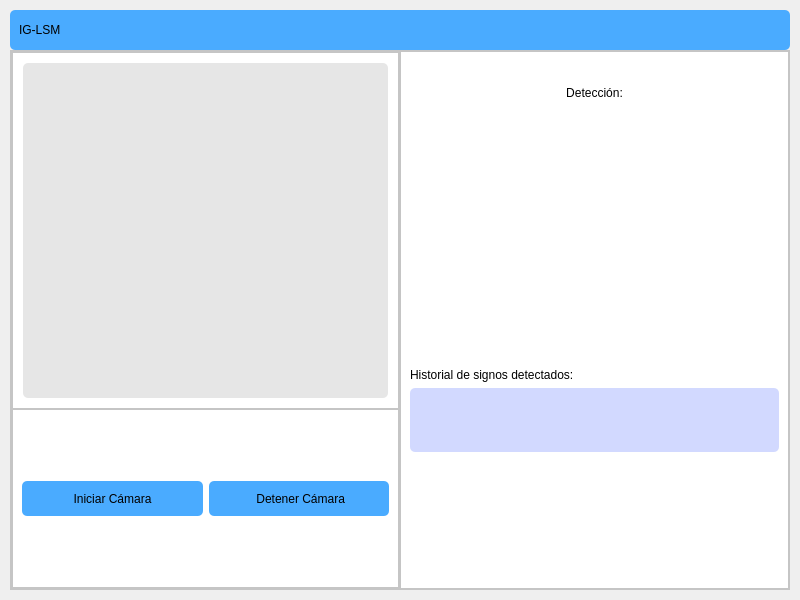
<?xml version="1.0" encoding="UTF-8"?>
<ui version="4.0">
 <class>MainWindow</class>
 <widget class="QMainWindow" name="MainWindow">
  <property name="geometry">
   <rect>
    <x>0</x>
    <y>0</y>
    <width>800</width>
    <height>600</height>
   </rect>
  </property>
  <property name="windowTitle">
   <string>MainWindow</string>
  </property>
  <widget class="QWidget" name="centralwidget">
   <property name="styleSheet">
    <string notr="true">background-color: #000000ff;</string>
   </property>
   <layout class="QVBoxLayout" name="verticalLayout">
    <item>
     <widget class="QFrame" name="frame">
      <property name="frameShape">
       <enum>QFrame::StyledPanel</enum>
      </property>
      <property name="frameShadow">
       <enum>QFrame::Raised</enum>
      </property>
      <layout class="QVBoxLayout" name="verticalLayout_2" stretch="1,8">
       <property name="spacing">
        <number>0</number>
       </property>
       <property name="leftMargin">
        <number>0</number>
       </property>
       <property name="topMargin">
        <number>0</number>
       </property>
       <property name="rightMargin">
        <number>0</number>
       </property>
       <property name="bottomMargin">
        <number>0</number>
       </property>
       <item>
        <widget class="QFrame" name="frameS">
         <property name="minimumSize">
          <size>
           <width>0</width>
           <height>40</height>
          </size>
         </property>
         <property name="maximumSize">
          <size>
           <width>16777215</width>
           <height>40</height>
          </size>
         </property>
         <property name="styleSheet">
          <string notr="true">QFrame{

	
	background-color: rgb(74, 171, 255);
	border-radius: 5px;

}
QPushButton{

	background-color:#000000ff;
	border-radius:20px;
}
QPushButton:hover{
	
	background-color: rgb(199, 236, 255);
	border-radius:20px;
}</string>
         </property>
         <property name="frameShape">
          <enum>QFrame::StyledPanel</enum>
         </property>
         <property name="frameShadow">
          <enum>QFrame::Raised</enum>
         </property>
         <layout class="QHBoxLayout" name="horizontalLayout">
          <item>
           <widget class="QLabel" name="label">
            <property name="styleSheet">
             <string notr="true">font: 16pt &quot;Century Gothic&quot;;
color: rgb(0, 0, 0);</string>
            </property>
            <property name="text">
             <string>IG-LSM</string>
            </property>
           </widget>
          </item>
          <item>
           <spacer name="horizontalSpacer">
            <property name="orientation">
             <enum>Qt::Horizontal</enum>
            </property>
            <property name="sizeHint" stdset="0">
             <size>
              <width>576</width>
              <height>17</height>
             </size>
            </property>
           </spacer>
          </item>
          <item>
           <widget class="QPushButton" name="pushButton">
            <property name="minimumSize">
             <size>
              <width>0</width>
              <height>30</height>
             </size>
            </property>
            <property name="styleSheet">
             <string notr="true"/>
            </property>
            <property name="text">
             <string/>
            </property>
            <property name="icon">
             <iconset>
              <normaloff>mini.png</normaloff>mini.png</iconset>
            </property>
            <property name="iconSize">
             <size>
              <width>20</width>
              <height>20</height>
             </size>
            </property>
           </widget>
          </item>
          <item>
           <widget class="QPushButton" name="pushButton_4">
            <property name="minimumSize">
             <size>
              <width>30</width>
              <height>30</height>
             </size>
            </property>
            <property name="text">
             <string/>
            </property>
            <property name="icon">
             <iconset>
              <normaloff>restore-window.png</normaloff>restore-window.png</iconset>
            </property>
            <property name="iconSize">
             <size>
              <width>20</width>
              <height>20</height>
             </size>
            </property>
           </widget>
          </item>
          <item>
           <widget class="QPushButton" name="pushButton_2">
            <property name="minimumSize">
             <size>
              <width>30</width>
              <height>30</height>
             </size>
            </property>
            <property name="text">
             <string/>
            </property>
            <property name="icon">
             <iconset>
              <normaloff>close-window.png</normaloff>close-window.png</iconset>
            </property>
            <property name="iconSize">
             <size>
              <width>20</width>
              <height>20</height>
             </size>
            </property>
           </widget>
          </item>
         </layout>
         <zorder>pushButton_2</zorder>
         <zorder>horizontalSpacer</zorder>
         <zorder>label</zorder>
         <zorder>pushButton</zorder>
         <zorder>pushButton_4</zorder>
        </widget>
       </item>
       <item>
        <widget class="QFrame" name="frameI">
         <property name="styleSheet">
          <string notr="true">background-color: rgb(255, 255, 255);</string>
         </property>
         <property name="frameShape">
          <enum>QFrame::StyledPanel</enum>
         </property>
         <property name="frameShadow">
          <enum>QFrame::Raised</enum>
         </property>
         <layout class="QHBoxLayout" name="horizontalLayout_2">
          <property name="spacing">
           <number>0</number>
          </property>
          <property name="leftMargin">
           <number>0</number>
          </property>
          <property name="topMargin">
           <number>0</number>
          </property>
          <property name="rightMargin">
           <number>0</number>
          </property>
          <property name="bottomMargin">
           <number>0</number>
          </property>
          <item>
           <widget class="QFrame" name="VisualizarLSM">
            <property name="styleSheet">
             <string notr="true">QPushButton{
	background-color: rgb(74, 171, 255);
	font: 11pt &quot;Century Gothic&quot;;
	border-radius: 5px;
}
QLabel{
	background-color: rgb(230, 230, 230);
	border-radius: 5px;

}

QPushButton:hover{
	
	background-color: rgb(199, 236, 255);
	border-radius:20px;
}</string>
            </property>
            <property name="frameShape">
             <enum>QFrame::StyledPanel</enum>
            </property>
            <property name="frameShadow">
             <enum>QFrame::Raised</enum>
            </property>
            <layout class="QVBoxLayout" name="verticalLayout_3" stretch="2,1">
             <property name="spacing">
              <number>0</number>
             </property>
             <property name="leftMargin">
              <number>0</number>
             </property>
             <property name="topMargin">
              <number>0</number>
             </property>
             <property name="rightMargin">
              <number>0</number>
             </property>
             <property name="bottomMargin">
              <number>0</number>
             </property>
             <item>
              <widget class="QFrame" name="VLSM">
               <property name="styleSheet">
                <string notr="true"/>
               </property>
               <property name="frameShape">
                <enum>QFrame::StyledPanel</enum>
               </property>
               <property name="frameShadow">
                <enum>QFrame::Raised</enum>
               </property>
               <layout class="QHBoxLayout" name="horizontalLayout_4">
                <property name="leftMargin">
                 <number>10</number>
                </property>
                <property name="topMargin">
                 <number>10</number>
                </property>
                <property name="rightMargin">
                 <number>10</number>
                </property>
                <property name="bottomMargin">
                 <number>10</number>
                </property>
                <item>
                 <widget class="QLabel" name="ImagenEntrada">
                  <property name="styleSheet">
                   <string notr="true"/>
                  </property>
                  <property name="text">
                   <string/>
                  </property>
                 </widget>
                </item>
               </layout>
              </widget>
             </item>
             <item>
              <widget class="QFrame" name="Bcontrol">
               <property name="frameShape">
                <enum>QFrame::StyledPanel</enum>
               </property>
               <property name="frameShadow">
                <enum>QFrame::Raised</enum>
               </property>
               <layout class="QHBoxLayout" name="horizontalLayout_3">
                <item>
                 <widget class="QPushButton" name="pushButtonCargar">
                  <property name="minimumSize">
                   <size>
                    <width>0</width>
                    <height>35</height>
                   </size>
                  </property>
                  <property name="maximumSize">
                   <size>
                    <width>16777215</width>
                    <height>16777215</height>
                   </size>
                  </property>
                  <property name="baseSize">
                   <size>
                    <width>0</width>
                    <height>0</height>
                   </size>
                  </property>
                  <property name="styleSheet">
                   <string notr="true"/>
                  </property>
                  <property name="text">
                   <string>Iniciar Cámara</string>
                  </property>
                  <property name="icon">
                   <iconset>
                    <normaloff>camera.png</normaloff>camera.png</iconset>
                  </property>
                  <property name="iconSize">
                   <size>
                    <width>30</width>
                    <height>30</height>
                   </size>
                  </property>
                 </widget>
                </item>
                <item>
                 <widget class="QPushButton" name="pushButtonDetener">
                  <property name="minimumSize">
                   <size>
                    <width>0</width>
                    <height>35</height>
                   </size>
                  </property>
                  <property name="styleSheet">
                   <string notr="true"/>
                  </property>
                  <property name="text">
                   <string> Detener Cámara</string>
                  </property>
                  <property name="icon">
                   <iconset>
                    <normaloff>no-camera.png</normaloff>no-camera.png</iconset>
                  </property>
                  <property name="iconSize">
                   <size>
                    <width>25</width>
                    <height>25</height>
                   </size>
                  </property>
                 </widget>
                </item>
               </layout>
              </widget>
             </item>
            </layout>
           </widget>
          </item>
          <item>
           <widget class="QFrame" name="frame_3">
            <property name="minimumSize">
             <size>
              <width>0</width>
              <height>0</height>
             </size>
            </property>
            <property name="styleSheet">
             <string notr="true">QLabel{
	font: 20pt &quot;Century Gothic&quot;;
	border-radius: 5px;

}</string>
            </property>
            <property name="frameShape">
             <enum>QFrame::StyledPanel</enum>
            </property>
            <property name="frameShadow">
             <enum>QFrame::Raised</enum>
            </property>
            <layout class="QVBoxLayout" name="verticalLayout_4" stretch="1,3,0,0,1,2">
             <item>
              <widget class="QLabel" name="Deteccion">
               <property name="styleSheet">
                <string notr="true"/>
               </property>
               <property name="text">
                <string>Detección:</string>
               </property>
               <property name="alignment">
                <set>Qt::AlignCenter</set>
               </property>
              </widget>
             </item>
             <item>
              <widget class="QLabel" name="DeteccionSalida">
               <property name="enabled">
                <bool>true</bool>
               </property>
               <property name="minimumSize">
                <size>
                 <width>0</width>
                 <height>0</height>
                </size>
               </property>
               <property name="maximumSize">
                <size>
                 <width>200</width>
                 <height>16777215</height>
                </size>
               </property>
               <property name="font">
                <font>
                 <family>Century Gothic</family>
                 <pointsize>16</pointsize>
                 <weight>50</weight>
                 <italic>false</italic>
                 <bold>false</bold>
                </font>
               </property>
               <property name="layoutDirection">
                <enum>Qt::RightToLeft</enum>
               </property>
               <property name="styleSheet">
                <string notr="true"/>
               </property>
               <property name="text">
                <string/>
               </property>
               <property name="alignment">
                <set>Qt::AlignCenter</set>
               </property>
              </widget>
             </item>
             <item>
              <spacer name="verticalSpacer_2">
               <property name="orientation">
                <enum>Qt::Vertical</enum>
               </property>
               <property name="sizeHint" stdset="0">
                <size>
                 <width>20</width>
                 <height>40</height>
                </size>
               </property>
              </spacer>
             </item>
             <item>
              <widget class="QLabel" name="label_2">
               <property name="text">
                <string>Historial de signos detectados:</string>
               </property>
              </widget>
             </item>
             <item>
              <widget class="QLabel" name="buffer">
               <property name="font">
                <font>
                 <family>Century Gothic</family>
                 <pointsize>16</pointsize>
                 <weight>50</weight>
                 <italic>false</italic>
                 <bold>false</bold>
                </font>
               </property>
               <property name="styleSheet">
                <string notr="true">background-color: rgb(210, 217, 255);
</string>
               </property>
               <property name="text">
                <string/>
               </property>
               <property name="alignment">
                <set>Qt::AlignCenter</set>
               </property>
              </widget>
             </item>
             <item>
              <spacer name="verticalSpacer">
               <property name="orientation">
                <enum>Qt::Vertical</enum>
               </property>
               <property name="sizeHint" stdset="0">
                <size>
                 <width>20</width>
                 <height>40</height>
                </size>
               </property>
              </spacer>
             </item>
            </layout>
           </widget>
          </item>
         </layout>
        </widget>
       </item>
      </layout>
     </widget>
    </item>
   </layout>
  </widget>
 </widget>
 <resources/>
 <connections/>
</ui>
